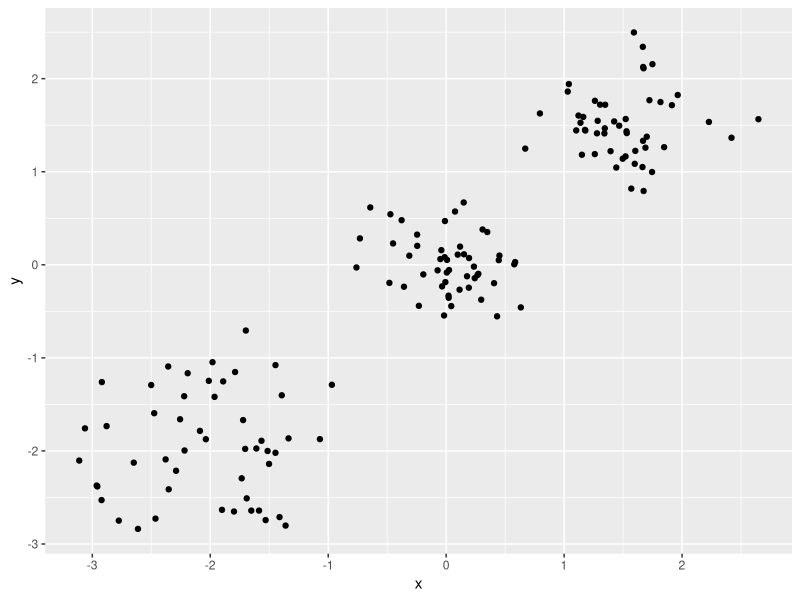
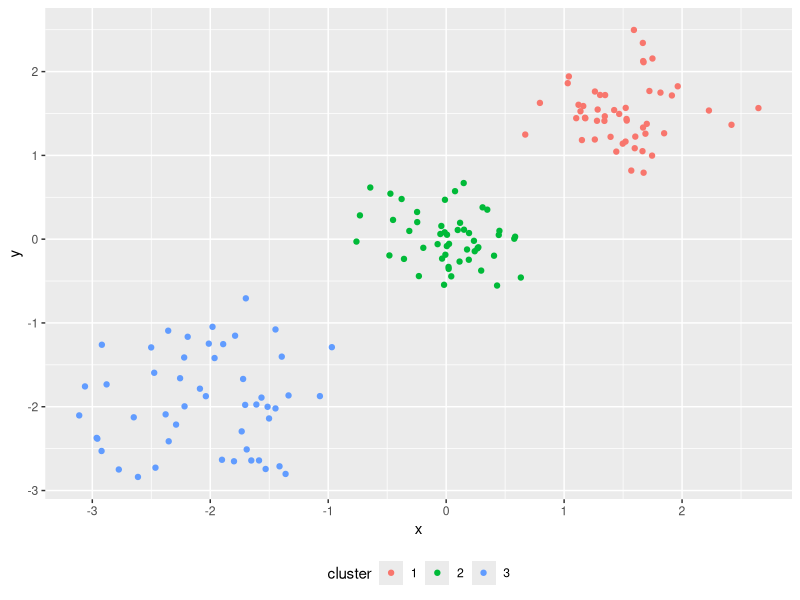

These figures' R source, in order:
library("ggplot2")

#generate 3 clusters
x <- rbind(matrix(rnorm(100, sd = 0.3), ncol = 2),
           matrix(rnorm(100, mean = 1.5, sd = 0.4), ncol = 2),
           matrix(rnorm(100, mean = -2, sd = 0.6), ncol = 2))
colnames(x) <- c("x", "y")
(cl <- kmeans(x, 2))

#make a dataframe of the generated
df <- as.data.frame(x)

#plot initial data
ggplot(data=df, aes(x=x, y=y)) + 
  geom_point()

#k-means, nstart=20 means 20 tries and using the best result
cf <- kmeans(x[, 1:2], 3, nstart = 20)

#add k means clusters to original data frame
df$cluster <- as.factor(cf$cluster)

#plot clustered data
ggplot(data=df, aes(x=x, y=y, color=cluster )) + 
  geom_point() + theme(legend.position="bottom")
